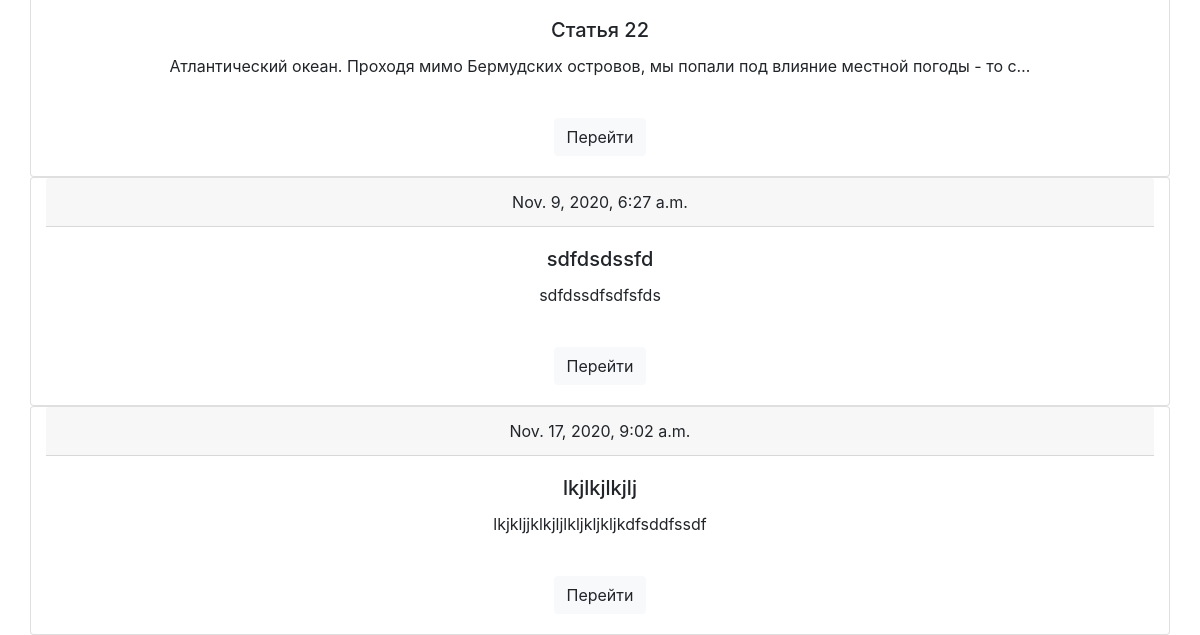
Before: / (lower part) with the older database file.
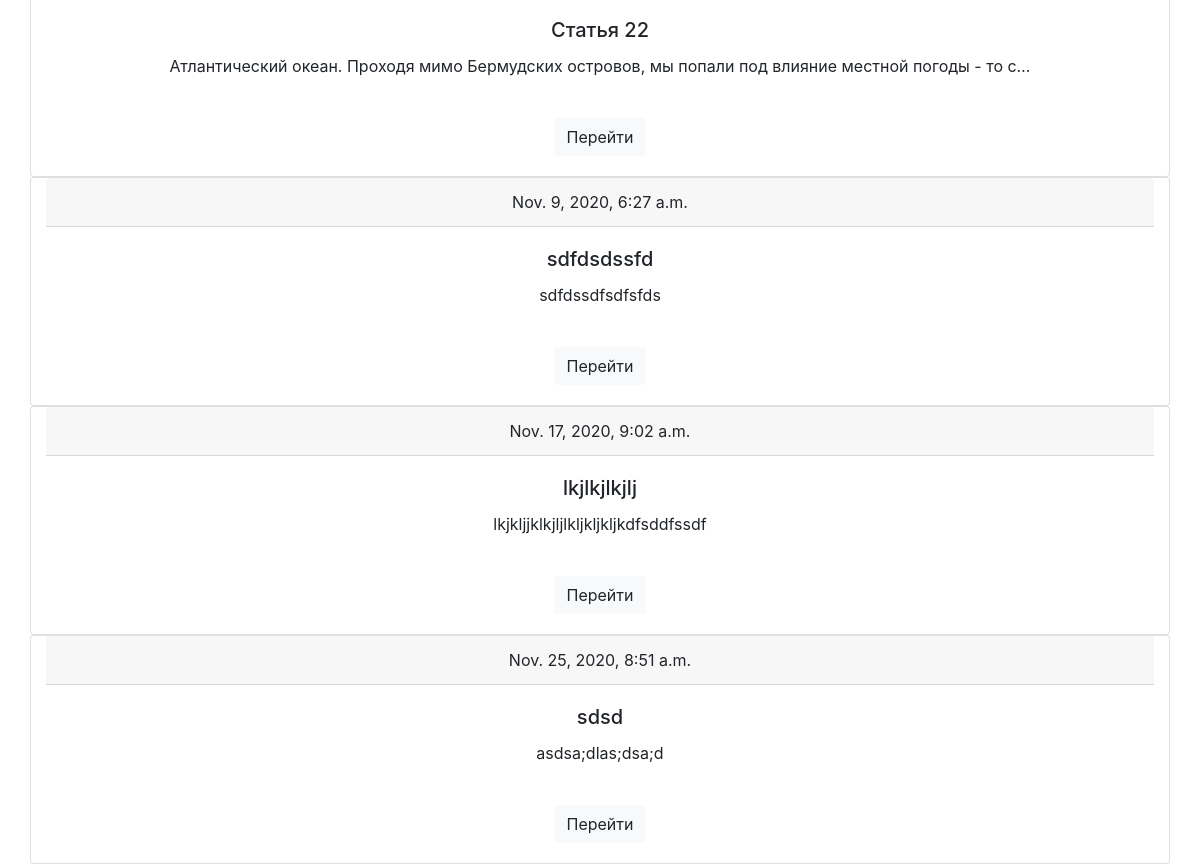
After: the same page with the newer database file.
### main/models.py (models this page shows, shortened)
class Article(models.Model):
    user_id = models.ForeignKey(User, on_delete=models.CASCADE, blank=True, null=True)
    create_date = models.DateTimeField(auto_now=True)
    title = models.CharField('title', max_length=100, null=False)
    body = models.TextField('body', null=False)

### main/views.py (the view)
# urls.py: path('', views.HomeListView.as_view(), name='index'),
class HomeListView(ListView):
    model = Article
    template_name = 'main/index.html'
    context_object_name = 'articles'

### main/templates/main/index.html
{% extends 'main/base.html' %}
{% block content %}
{% for i in articles%}
<div class="card container">
  <div class="card-header">
      {{i.create_date}}
  </div>
  <div class="card-body">
    <h5 class="card-title">{{i.title}}</h5>
    <p class="card-text">{{i.body|truncatechars:"100"}}</p><br>
    <a href="/article/{{i.id}}" class="btn btn-light">Перейти</a>
  </div>
</div>
{% endfor %}
{% endblock %}

Changed rows visible on the page:
added Article: create_date "Nov. 25, 2020, 8:51 a.m.", title "sdsd", body "asdsa;dlas;dsa;d"
